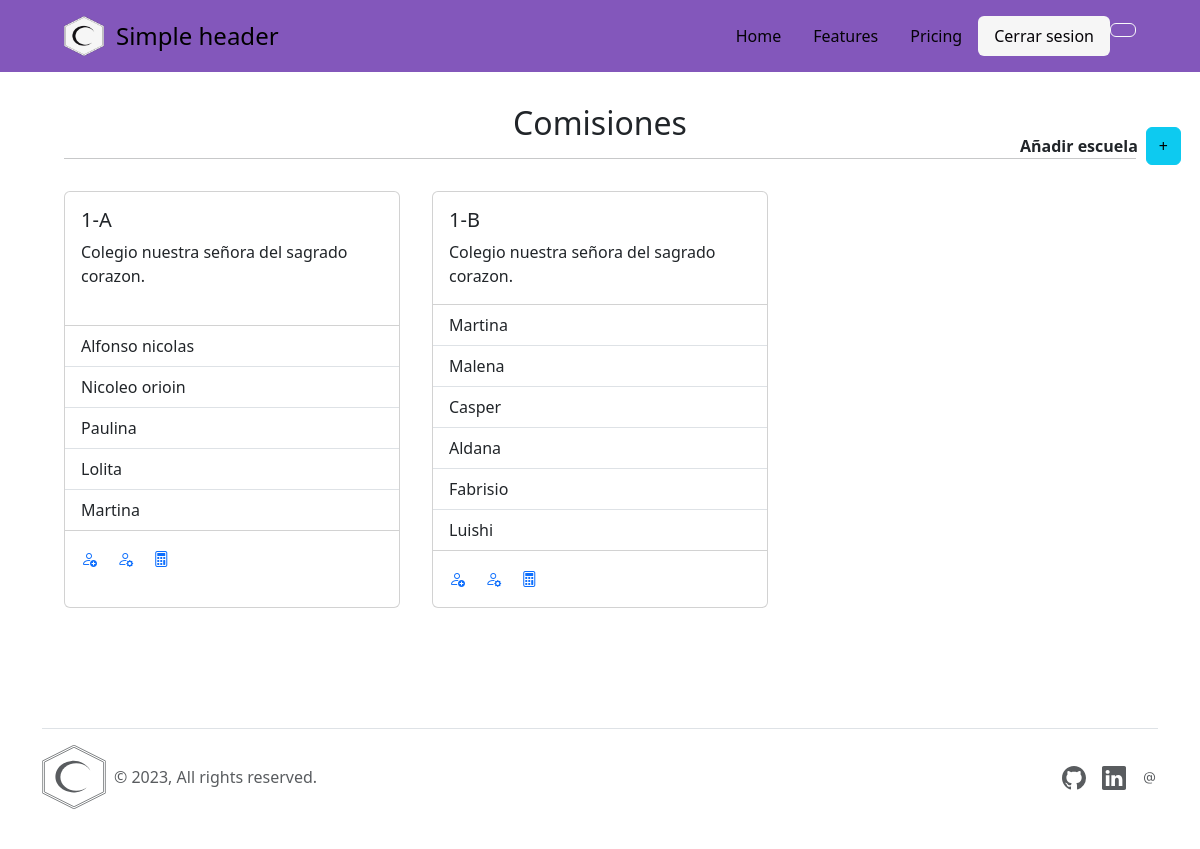
/, run on an earlier commit of the app's database.
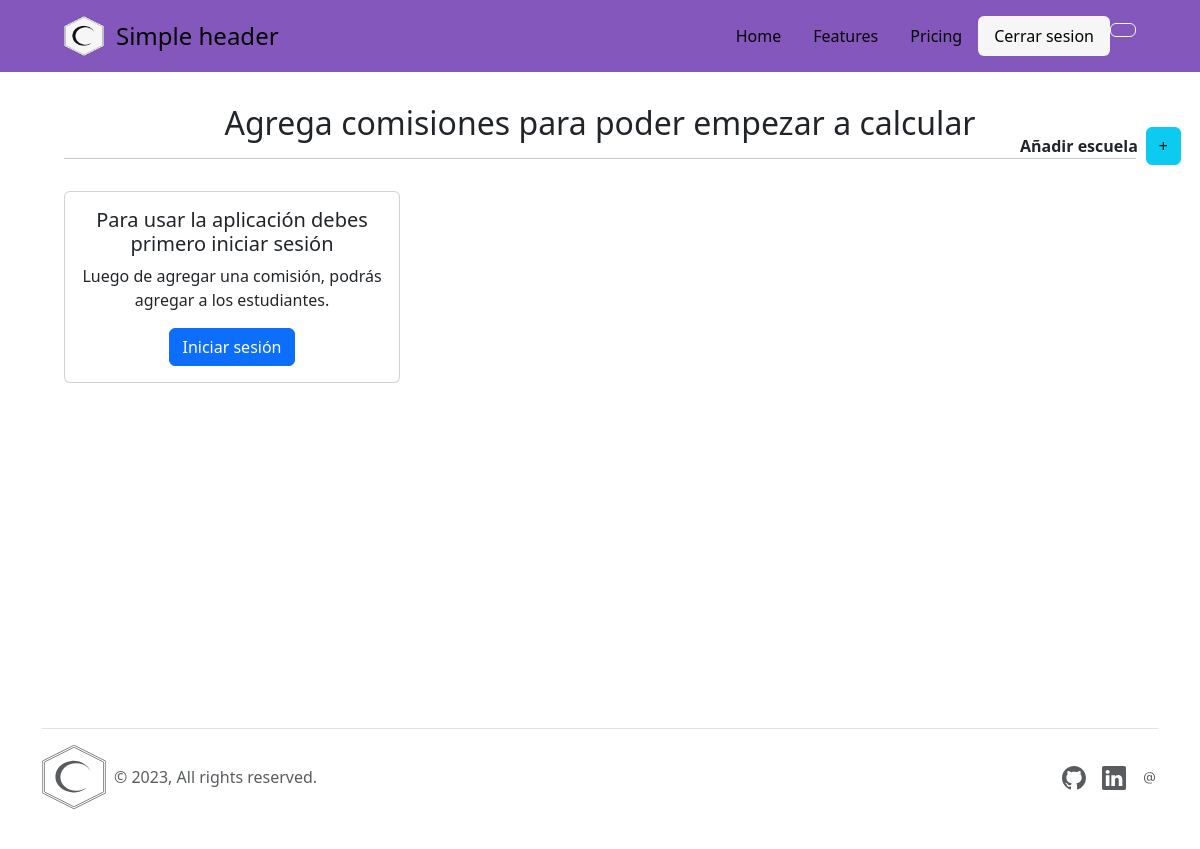
And on a later commit of the database.
### app/models.py (models this page shows, shortened)
class Commission(models.Model):
    name = models.CharField(max_length = 3)
    school = models.ForeignKey(School, on_delete = models.CASCADE)
    user = models.ForeignKey(User, on_delete = models.CASCADE, blank = True, null = True)

class Student(models.Model):
    name = models.CharField(max_length = 150)
    comission = models.ForeignKey(Commission, on_delete = models.CASCADE)

### app/views.py (the view)
# urls.py: path('', IndexView.as_view(), name = "Index"),
class IndexView(ListView):
    template_name = 'index.html'
    model = Commission
    def get_queryset(self):
        return Commission.objects.filter(user_id=self.request.user.id).prefetch_related(
            Prefetch('student_set', queryset=Student.objects.all(), to_attr='students')
        )
    def get_context_data(self, **kwargs):
        context = super().get_context_data(**kwargs)
        commissions = context['object_list']
        context['commissions_with_students'] = commissions
        return context

### app/context_processor.py (called while the page is built, shortened)
def register_calculated(request):
    mean = 0
    count = 0
    return {"mean": mean, "count": count}

### app/templates/index.html (shortened to what this page needs)
{% extends 'base/main.html' %}
{% block main %}
<main class="indexMain">
    <section class="presentation">
        {% if commissions_with_students %}
            <h2>Comisiones</h2><div><strong>Añadir escuela</strong><a href="{% url 'SchoolCreate' request.user.id %}" class="btn btn-info">+</a></div>
        {% else %}
            <h2>Agrega comisiones para poder empezar a calcular</h2><div><strong>Añadir escuela</strong><a href="{% url 'SchoolCreate' request.user.id %}" class="btn btn-info">+</a></div>
        {% endif %}
        <hr>
    </section>
    <section class="comission-layout">
        {% if commissions_with_students %}
            {% for commission in commissions_with_students %}
                <div class="card" style="min-width: 18rem;">
                    <div class="card-body">
                        <h5 class="card-title">{{ commission.name }}</h5>
                        <p class="card-text">Colegio nuestra señora del sagrado corazon.</p>
                    </div>
                    <ul class="list-group list-group-flush">
                        {% for student in commission.students %}
                            <li class="list-group-item">{{ student.name }}</li>
                        {% endfor %}
                    </ul>
                    <div class="card-body">
                        <a href="{% url 'StudentCreate' commission.id %}" class="card-link"><span><i class="bi bi-person-add"></i></span></a>
                        <a href="{% url 'Student' commission.id %}" class="card-link"><span><i class="bi bi-person-gear"></i></span></a>
                        <a href="{% url 'Config' commission.id %}" class="card-link"><span><i class="bi bi-calculator"></i></span></a>
                    </div>
                </div>
            {% endfor %}
        {% else %}
            {% if user.is_authenticated %}
                <div class="card text-center">
                    <div class="card-body">
                        <h5 class="card-title">Agregar comision</h5>
                         <p class="card-text">Luego de agregar una comisión, podrás agregar a los estudiantes.</p>
                         <a href="{% url 'ComissionCreate' request.user.id %}" class="btn btn-primary">+</a>
                     </div>
                </div>
            {% else %}
                <div class="card text-center">
                    <div class="card-body">
                        <h5 class="card-title">Para usar la aplicación debes primero iniciar sesión</h5>
                        <p class="card-text">Luego de agregar una comisión, podrás agregar a los estudiantes.</p>
                        <a href="{% url 'Login' %}" class="btn btn-primary">Iniciar sesión</a>
                    </div>
                </div>
            {% endif %}
        {% endif %}
    </section>
</main>
{% endblock main %}

What changed in the data, as far as the page shows it:
no longer on this page (row edited): Commission: name "1-A"
removed Student: name "Alfonso nicolas", shown under "1-A"
removed Student: name "Nicoleo orioin", shown under "1-A"
removed Student: name "Paulina", shown under "1-A"
removed Student: name "Lolita", shown under "1-A"
removed Student: name "Martina", shown under "1-A"
removed Commission: name "1-B"
removed Student: name "Martina", shown under "1-B"
removed Student: name "Malena", shown under "1-B"
removed Student: name "Casper", shown under "1-B"
removed Student: name "Aldana", shown under "1-B"
removed Student: name "Fabrisio", shown under "1-B"
removed Student: name "Luishi", shown under "1-B"
Also different on the page:
text no longer shown: "Comisiones"
text now shown: "Agrega comisiones para poder empezar a calcular Para usar la aplicación debes primero iniciar sesión Luego de agregar una comisión, podrás agregar a los estudiantes. Iniciar sesión"
